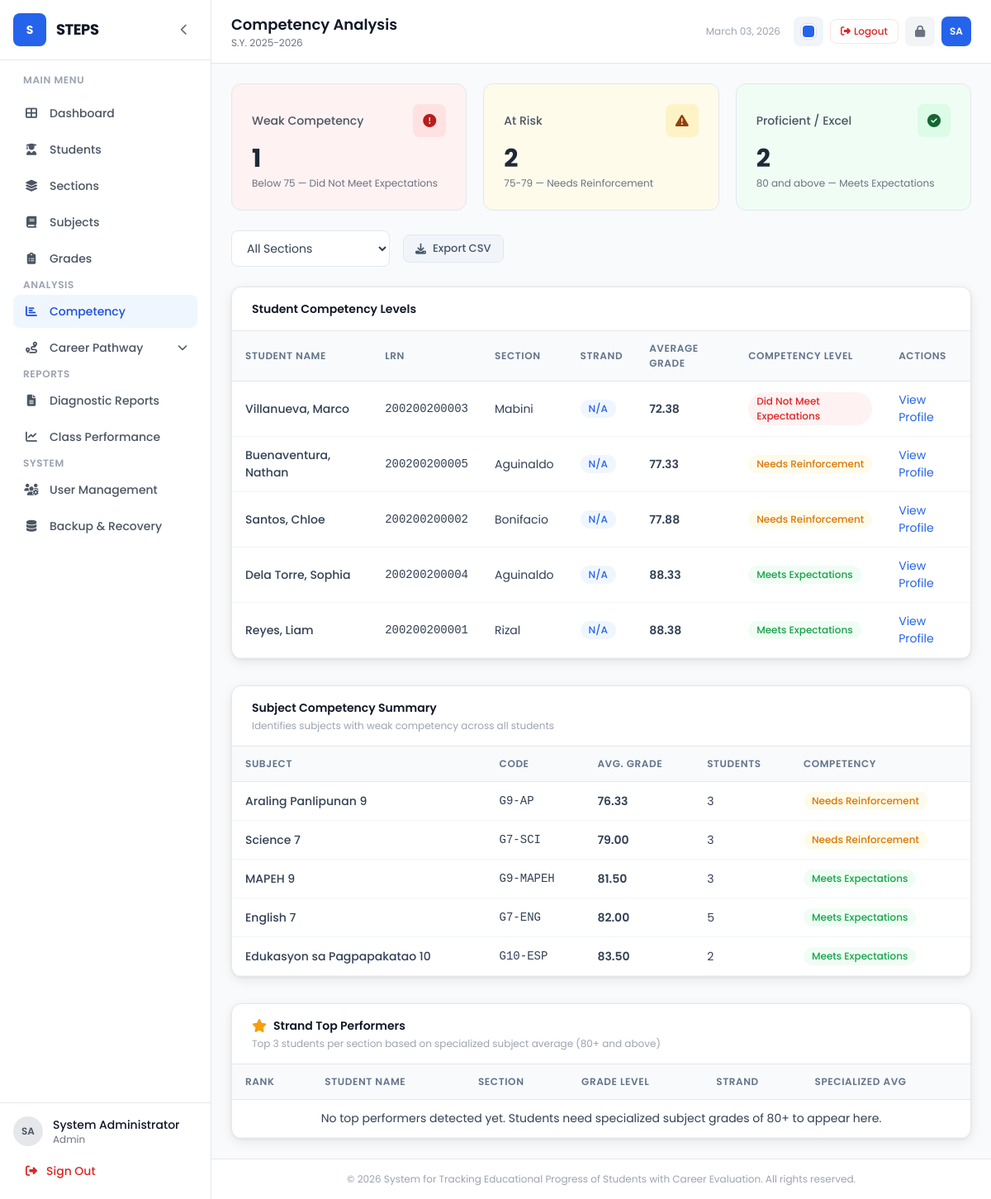
The page /competency/index.php (signed in) on the database its author committed.
### tables this page shows
CREATE TABLE IF NOT EXISTS students (
    id INT AUTO_INCREMENT PRIMARY KEY,
    lrn VARCHAR(20) NOT NULL UNIQUE,
    first_name VARCHAR(50) NOT NULL,
    last_name VARCHAR(50) NOT NULL,
    middle_name VARCHAR(50),
    gender ENUM('Male', 'Female') NOT NULL,
    birthdate DATE,
    section_id INT,
    strand_id INT,
    school_year VARCHAR(20) NOT NULL,
    status ENUM('active', 'inactive', 'graduated') NOT NULL DEFAULT 'active',
    created_at TIMESTAMP DEFAULT CURRENT_TIMESTAMP,
    updated_at TIMESTAMP DEFAULT CURRENT_TIMESTAMP ON UPDATE CURRENT_TIMESTAMP,
    FOREIGN KEY (section_id) REFERENCES sections(id) ON DELETE SET NULL,
    FOREIGN KEY (strand_id) REFERENCES strands(id) ON DELETE SET NULL
);

CREATE TABLE IF NOT EXISTS sections (
    id INT AUTO_INCREMENT PRIMARY KEY,
    section_name VARCHAR(50) NOT NULL,
    grade_level INT NOT NULL,
    strand VARCHAR(50),
    adviser_id INT,
    school_year VARCHAR(20) NOT NULL,
    created_at TIMESTAMP DEFAULT CURRENT_TIMESTAMP,
    FOREIGN KEY (adviser_id) REFERENCES users(id) ON DELETE SET NULL
);

### config/constants.php (called while the page is built, shortened)
<?php
function getCompetencyLevel($grade) {
    if ($grade < COMP_WEAK_THRESHOLD) {
        return ['level' => 'weak', 'label' => 'Did Not Meet Expectations', 'color' => 'red'];
    } elseif ($grade >= COMP_AT_RISK_MIN && $grade <= COMP_AT_RISK_MAX) {
        return ['level' => 'at_risk', 'label' => 'Needs Reinforcement', 'color' => 'amber'];
    } else {
        return ['level' => 'proficient', 'label' => 'Meets Expectations', 'color' => 'emerald'];
    }
}
function sanitize($data) {
    return htmlspecialchars(strip_tags(trim($data)), ENT_QUOTES, 'UTF-8');
}
function formatNumber($num, $decimals = 2) {
    return number_format((float)$num, $decimals);
}

### competency/index.php (the view, shortened to what this page needs)
<?php
require_once __DIR__ . '/../includes/header.php';
$sectionFilter = $_GET['section'] ?? '';
$levelFilter = $_GET['level'] ?? '';
$query = "SELECT s.id, s.first_name, s.last_name, s.lrn,
          sec.section_name, sec.grade_level,
          st.strand_code,
          AVG(g.grade) as avg_grade
          FROM students s
          JOIN grades g ON s.id = g.student_id
          LEFT JOIN sections sec ON s.section_id = sec.id
          LEFT JOIN strands st ON s.strand_id = st.id
          WHERE s.status = 'active'";
$params = [];
$query .= " GROUP BY s.id ORDER BY avg_grade ASC";
$stmt = $pdo->prepare($query);
$stmt->execute($params);
$students = $stmt->fetchAll();
$weakCount = count(array_filter($students, fn($s) => getCompetencyLevel($s['avg_grade'])['level'] === 'weak'));
$atRiskCount = count(array_filter($students, fn($s) => getCompetencyLevel($s['avg_grade'])['level'] === 'at_risk'));
$profCount = count(array_filter($students, fn($s) => getCompetencyLevel($s['avg_grade'])['level'] === 'proficient'));
$subjectCompetency = $pdo->query("SELECT sub.subject_name, sub.subject_code, AVG(g.grade) as avg_grade, COUNT(DISTINCT g.student_id) as student_count
    FROM grades g
    JOIN subjects sub ON g.subject_id = sub.id
    JOIN students s ON g.student_id = s.id
    WHERE s.status = 'active'
    GROUP BY sub.id ORDER BY avg_grade ASC")->fetchAll();
$topPerformers = $pdo->query("SELECT ranked.* FROM (
    SELECT
        s.id as student_id,
        CONCAT(s.first_name, ' ', s.last_name) as student_name,
        sec.section_name,
        sec.grade_level,
        st.strand_code,
        st.strand_name,
        s.section_id,
        AVG(g.grade) as specialized_avg,
        RANK() OVER (PARTITION BY s.section_id ORDER BY AVG(g.grade) DESC) as section_rank
    FROM students s
    JOIN sections sec ON s.section_id = sec.id
    JOIN strands st ON s.strand_id = st.id
    JOIN grades g ON s.id = g.student_id
    JOIN subjects sub ON g.subject_id = sub.id
    WHERE s.status = 'active'
      AND sub.subject_type = 'specialized'
      AND sub.strand_id = s.strand_id
    GROUP BY s.id, s.section_id
    HAVING AVG(g.grade) >= 80
) ranked
WHERE ranked.section_rank <= 3
ORDER BY ranked.strand_code, ranked.section_rank ASC")->fetchAll();
require_once __DIR__ . '/../includes/sidebar.php';
?>
<div class="grid grid-cols-1 md:grid-cols-3 gap-5 mb-6">
    <a href="?level=weak<?= $sectionFilter ? '&section='.$sectionFilter : '' ?>"
       class="stat-card <?= $levelFilter === 'weak' ? 'ring-2 ring-gray-300' : '' ?>" style="background:#fef2f2;">
        <div class="flex items-center justify-between mb-2">
            <span class="text-sm font-medium text-gray-600">Weak Competency</span>
            <div class="w-10 h-10 rounded-lg flex items-center justify-center" style="background:#fee2e2;">
                <i class="fas fa-exclamation-circle" style="color:#b91c1c;"></i>
            </div>
        </div>
        <p class="text-3xl font-bold text-gray-800"><?= $weakCount ?></p>
        <p class="text-xs text-gray-500 mt-1">Below 75 — Did Not Meet Expectations</p>
    </a>
    <a href="?level=at_risk<?= $sectionFilter ? '&section='.$sectionFilter : '' ?>"
       class="stat-card <?= $levelFilter === 'at_risk' ? 'ring-2 ring-gray-300' : '' ?>" style="background:#fffbeb;">
        <div class="flex items-center justify-between mb-2">
            <span class="text-sm font-medium text-gray-600">At Risk</span>
            <div class="w-10 h-10 rounded-lg flex items-center justify-center" style="background:#fef3c7;">
                <i class="fas fa-exclamation-triangle" style="color:#92400e;"></i>
            </div>
        </div>
        <p class="text-3xl font-bold text-gray-800"><?= $atRiskCount ?></p>
        <p class="text-xs text-gray-500 mt-1">75-79 — Needs Reinforcement</p>
    </a>
    <a href="?level=proficient<?= $sectionFilter ? '&section='.$sectionFilter : '' ?>"
       class="stat-card <?= $levelFilter === 'proficient' ? 'ring-2 ring-gray-300' : '' ?>" style="background:#f0fdf4;">
        <div class="flex items-center justify-between mb-2">
            <span class="text-sm font-medium text-gray-600">Proficient / Excel</span>
            <div class="w-10 h-10 rounded-lg flex items-center justify-center" style="background:#dcfce7;">
                <i class="fas fa-check-circle" style="color:#166534;"></i>
            </div>
        </div>
        <p class="text-3xl font-bold text-gray-800"><?= $profCount ?></p>
        <p class="text-xs text-gray-500 mt-1">80 and above — Meets Expectations</p>
    </a>
</div>
<div class="flex flex-wrap items-center gap-4 mb-6">
    <form method="GET" class="flex items-center gap-3">
        <select name="section" class="form-select w-48" onchange="this.form.submit()">
            <option value="">All Sections</option>
        </select>
    </form>
    <button onclick="exportTableToCSV('competencyTable', 'competency_analysis.csv')" class="btn btn-secondary btn-sm no-print">
        <i class="fas fa-download"></i> Export CSV
    </button>
</div>
<div class="bg-white border border-gray-200 rounded-xl overflow-hidden mb-8">
    <div class="px-6 py-4 border-b border-gray-200">
        <h3 class="text-sm font-semibold text-gray-900">Student Competency Levels</h3>
    </div>
    <div class="overflow-x-auto">
        <table class="steps-table" id="competencyTable">
            <thead>
                <tr>
                    <th>Student Name</th>
                    <th>LRN</th>
                    <th>Section</th>
                    <th>Strand</th>
                    <th>Average Grade</th>
                    <th>Competency Level</th>
                    <th>Actions</th>
                </tr>
            </thead>
            <tbody>
                <?php foreach ($students as $s): ?>
                    <?php $comp = getCompetencyLevel($s['avg_grade']); ?>
                    <tr>
                        <td class="font-medium"><?= sanitize($s['last_name'] . ', ' . $s['first_name']) ?></td>
                        <td class="text-xs font-mono"><?= sanitize($s['lrn']) ?></td>
                        <td><?= sanitize($s['section_name'] ?? 'N/A') ?></td>
                        <td><span class="badge badge-blue"><?= sanitize($s['strand_code'] ?? 'N/A') ?></span></td>
                        <td class="font-semibold"><?= formatNumber($s['avg_grade']) ?></td>
                        <td>
                            <span class="badge badge-<?= $comp['color'] === 'emerald' ? 'green' : $comp['color'] ?>">
                                <?= $comp['label'] ?>
                            </span>
                        </td>
                        <td>
                            <a href="<?= BASE_URL ?>students/view.php?id=<?= $s['id'] ?>" class="text-blue-600 hover:underline text-sm">
                                View Profile
                            </a>
                        </td>
                    </tr>
                <?php endforeach; ?>
            </tbody>
        </table>
    </div>
</div>
<div class="bg-white border border-gray-200 rounded-xl overflow-hidden">
    <div class="px-6 py-4 border-b border-gray-200">
        <h3 class="text-sm font-semibold text-gray-900">Subject Competency Summary</h3>
        <p class="text-xs text-gray-400 mt-1">Identifies subjects with weak competency across all students</p>
    </div>
    <div class="overflow-x-auto">
        <table class="steps-table">
            <thead>
                <tr>
                    <th>Subject</th>
                    <th>Code</th>
                    <th>Avg. Grade</th>
                    <th>Students</th>
                    <th>Competency</th>
                </tr>
            </thead>
            <tbody>
                <?php foreach ($subjectCompetency as $sc): ?>
                    <?php $comp = getCompetencyLevel($sc['avg_grade']); ?>
                    <tr>
                        <td class="font-medium"><?= sanitize($sc['subject_name']) ?></td>
                        <td class="text-xs font-mono"><?= sanitize($sc['subject_code']) ?></td>
                        <td class="font-semibold"><?= formatNumber($sc['avg_grade']) ?></td>
                        <td><?= $sc['student_count'] ?></td>
                        <td>
                            <span class="badge badge-<?= $comp['color'] === 'emerald' ? 'green' : $comp['color'] ?>">
                                <?= $comp['label'] ?>
                            </span>
                        </td>
                    </tr>
                <?php endforeach; ?>
            </tbody>
        </table>
    </div>
</div>
<div class="bg-white border border-gray-200 rounded-xl overflow-hidden mt-8">
    <div class="px-6 py-4 border-b border-gray-200">
        <div class="flex items-center gap-2">
            <i class="fas fa-star text-amber-500"></i>
            <h3 class="text-sm font-semibold text-gray-900">Strand Top Performers</h3>
        </div>
        <p class="text-xs text-gray-400 mt-1">Top 3 students per section based on specialized subject average (80+ and above)</p>
    </div>
    <div class="overflow-x-auto">
        <table class="steps-table">
            <thead>
                <tr>
                    <th>Rank</th>
                    <th>Student Name</th>
                    <th>Section</th>
                    <th>Grade Level</th>
                    <th>Strand</th>
                    <th>Specialized Avg</th>
                </tr>
            </thead>
            <tbody>
                <?php if (empty($topPerformers)): ?>
                    <tr><td colspan="6" class="text-center text-gray-400 py-8">No top performers detected yet. Students need specialized subject grades of 80+ to appear here.</td></tr>
                <?php endif; ?>
            </tbody>
        </table>
    </div>
</div>
<?php require_once __DIR__ . '/../includes/footer.php'; ?>

### assets/css/style.css (style rules this page uses)
:root, [data-theme="blue"] { --primary-50: #eff6ff; --primary-100: #dbeafe; --primary-200: #bfdbfe; --primary-500: #3b82f6; --primary-600: #2563eb; --primary-700: #1d4ed8; --primary-rgb: 37, 99, 235; --sidebar-accent: #2563eb; }
* { margin: 0; padding: 0; box-sizing: border-box; }
body { font-family: 'Poppins', sans-serif; }
.steps-table { width: 100%; border-collapse: separate; border-spacing: 0; }
.rounded-xl:has(.steps-table) { box-shadow: 0 4px 14px rgba(0, 0, 0, 0.08), 0 1px 3px rgba(0, 0, 0, 0.06); }
.steps-table thead th { background-color: #f8fafc; padding: 12px 16px; text-align: left; font-size: 12px; font-weight: 600; color: #64748b; text-transform: uppercase; letter-spacing: 0.05em; border-bottom: 1px solid #e2e8f0; }
.steps-table tbody td { padding: 12px 16px; font-size: 14px; color: #334155; border-bottom: 1px solid #f1f5f9; }
.stat-card { background: white; border: 1px solid #e2e8f0; border-radius: 12px; padding: 24px; transition: box-shadow 0.2s; }
.badge { display: inline-flex; align-items: center; padding: 2px 10px; border-radius: 9999px; font-size: 12px; font-weight: 500; }
.badge-red { background-color: #fef2f2; color: #dc2626; }
.badge-amber { background-color: #fffbeb; color: #d97706; }
.badge-green { background-color: #f0fdf4; color: #16a34a; }
.badge-blue { background-color: var(--primary-50); color: var(--primary-600); }
.form-select { width: 100%; padding: 10px 14px; border: 1px solid #e2e8f0; border-radius: 8px; font-family: 'Poppins', sans-serif; font-size: 14px; color: #334155; background: white; cursor: pointer; transition: border-color 0.2s; }
.btn { display: inline-flex; align-items: center; gap: 8px; padding: 10px 20px; border-radius: 8px; font-family: 'Poppins', sans-serif; font-size: 14px; font-weight: 500; cursor: pointer; transition: all 0.2s; border: none; text-decoration: none; }
.btn-secondary { background-color: #f1f5f9; color: #475569; border: 1px solid #e2e8f0; }
.btn-sm { padding: 6px 14px; font-size: 13px; }

### rows shown on the page
students: last_name+first_name "Villanueva, Marco", lrn "200200200003", section.section_name "Mabini", strand_code "N/A", avg_grade "72.38", label "Did Not Meet Expectations"
students: last_name+first_name "Buenaventura, Nathan", lrn "200200200005", section.section_name "Aguinaldo", strand_code "N/A", avg_grade "77.33", label "Needs Reinforcement"
students: last_name+first_name "Santos, Chloe", lrn "200200200002", section.section_name "Bonifacio", strand_code "N/A", avg_grade "77.88", label "Needs Reinforcement"
students: last_name+first_name "Dela Torre, Sophia", lrn "200200200004", section.section_name "Aguinaldo", strand_code "N/A", avg_grade "88.33", label "Meets Expectations"
students: last_name+first_name "Reyes, Liam", lrn "200200200001", section.section_name "Rizal", strand_code "N/A", avg_grade "88.38", label "Meets Expectations"

### other values the page prints
SITE_NAME "STEPS"
$initials "SA"
$fullName "System Administrator"
$role "Admin"
$pageTitle "Competency Analysis"
SCHOOL_YEAR "2025-2026"
$weakCount "1"
$atRiskCount "2"
$profCount "2"
$sc['subject_name'] "Araling Panlipunan 9"
$sc['subject_code'] "G9-AP"
formatNumber($sc['avg_grade']) "76.33"
$sc['student_count'] "3"
$comp['label'] "Needs Reinforcement"
$sc['subject_name'] "Science 7"
